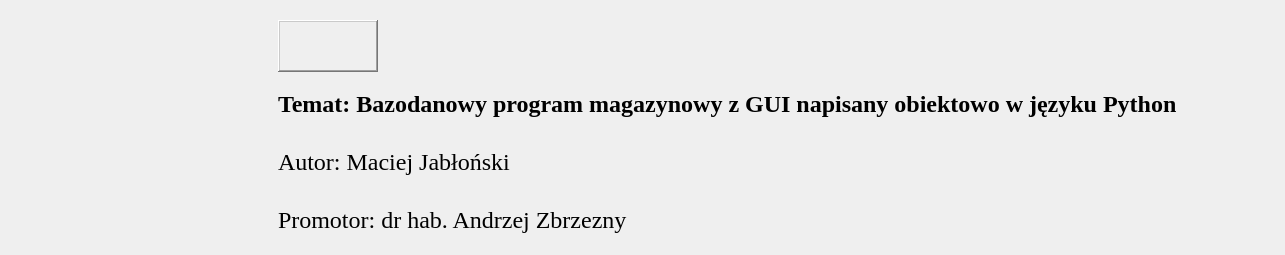
       <widget class="QWidget" name="tabStart">
        <property name="focusPolicy">
         <enum>Qt::StrongFocus</enum>
        </property>
        <attribute name="title">
         <string>Start</string>
        </attribute>
        <widget class="QWidget" name="layoutWidget">
         <property name="geometry">
          <rect>
           <x>180</x>
           <y>20</y>
           <width>1096</width>
           <height>226</height>
          </rect>
         </property>
         <layout class="QGridLayout" name="gridLayout_10">
          <item row="0" column="0">
           <widget class="QLabel" name="ujd_logo">
            <property name="enabled">
             <bool>true</bool>
            </property>
            <property name="sizePolicy">
             <sizepolicy hsizetype="Fixed" vsizetype="Fixed">
              <horstretch>0</horstretch>
              <verstretch>0</verstretch>
             </sizepolicy>
            </property>
            <property name="maximumSize">
             <size>
              <width>100</width>
              <height>100</height>
             </size>
            </property>
            <property name="cursor">
             <cursorShape>PointingHandCursor</cursorShape>
            </property>
            <property name="focusPolicy">
             <enum>Qt::StrongFocus</enum>
            </property>
            <property name="frameShape">
             <enum>QFrame::WinPanel</enum>
            </property>
            <property name="frameShadow">
             <enum>QFrame::Raised</enum>
            </property>
            <property name="text">
             <string/>
            </property>
            <property name="pixmap">
             <pixmap>ujd_logo.png</pixmap>
            </property>
            <property name="scaledContents">
             <bool>true</bool>
            </property>
            <property name="alignment">
             <set>Qt::AlignCenter</set>
            </property>
            <property name="wordWrap">
             <bool>false</bool>
            </property>
           </widget>
          </item>
          <item row="1" column="0">
           <widget class="QLabel" name="label_6">
            <property name="font">
             <font>
              <family>Times New Roman</family>
              <pointsize>18</pointsize>
              <weight>75</weight>
              <bold>true</bold>
             </font>
            </property>
            <property name="focusPolicy">
             <enum>Qt::StrongFocus</enum>
            </property>
            <property name="text">
             <string>Temat: Bazodanowy program magazynowy z GUI napisany obiektowo w języku Python</string>
            </property>
           </widget>
          </item>
          <item row="2" column="0">
           <widget class="QLabel" name="label_7">
            <property name="font">
             <font>
              <family>Times New Roman</family>
              <pointsize>18</pointsize>
             </font>
            </property>
            <property name="text">
             <string>Autor: Maciej Jabłoński</string>
            </property>
           </widget>
          </item>
          <item row="3" column="0">
           <widget class="QLabel" name="label_8">
            <property name="font">
             <font>
              <family>Times New Roman</family>
              <pointsize>18</pointsize>
             </font>
            </property>
            <property name="text">
             <string>Promotor: dr hab. Andrzej Zbrzezny</string>
            </property>
           </widget>
          </item>
         </layout>
        </widget>
       </widget>
